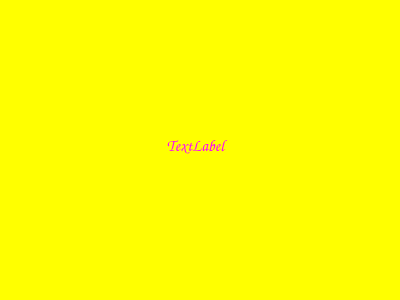
<?xml version="1.0" encoding="UTF-8"?>
<ui version="4.0">
 <class>ErrorWindow</class>
 <widget class="QWidget" name="ErrorWindow">
  <property name="geometry">
   <rect>
    <x>0</x>
    <y>0</y>
    <width>400</width>
    <height>300</height>
   </rect>
  </property>
  <property name="windowTitle">
   <string>Form</string>
  </property>
  <property name="styleSheet">
   <string notr="true">background-color: yellow;</string>
  </property>
  <widget class="QLabel" name="label">
   <property name="geometry">
    <rect>
     <x>0</x>
     <y>0</y>
     <width>391</width>
     <height>291</height>
    </rect>
   </property>
   <property name="font">
    <font>
     <family>Comic Sans MS</family>
     <pointsize>12</pointsize>
    </font>
   </property>
   <property name="styleSheet">
    <string notr="true">QLabel {
	font: &quot;Comic Sans MS&quot;;
	color: magenta;
}
</string>
   </property>
   <property name="text">
    <string>TextLabel</string>
   </property>
   <property name="alignment">
    <set>Qt::AlignCenter</set>
   </property>
  </widget>
 </widget>
 <resources/>
 <connections/>
</ui>
